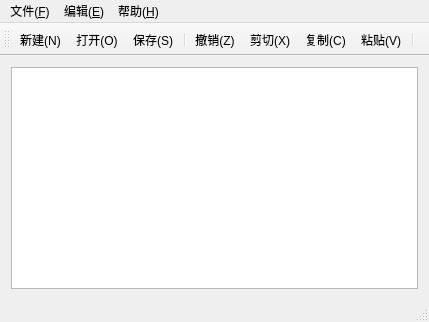
<?xml version="1.0" encoding="UTF-8"?>
<ui version="4.0">
 <class>MainWindow</class>
 <widget class="QMainWindow" name="MainWindow">
  <property name="geometry">
   <rect>
    <x>0</x>
    <y>0</y>
    <width>429</width>
    <height>322</height>
   </rect>
  </property>
  <property name="windowTitle">
   <string>主界面</string>
  </property>
  <widget class="QWidget" name="centralWidget">
   <layout class="QGridLayout" name="gridLayout">
    <item row="0" column="0">
     <widget class="QTextEdit" name="textEdit"/>
    </item>
   </layout>
  </widget>
  <widget class="QMenuBar" name="menuBar">
   <property name="geometry">
    <rect>
     <x>0</x>
     <y>0</y>
     <width>429</width>
     <height>23</height>
    </rect>
   </property>
   <widget class="QMenu" name="menu_f">
    <property name="title">
     <string>文件(&amp;F)</string>
    </property>
    <addaction name="action_New"/>
    <addaction name="action_Open"/>
    <addaction name="action_Close"/>
    <addaction name="separator"/>
    <addaction name="action_Save"/>
    <addaction name="action_SaveAs"/>
    <addaction name="separator"/>
   </widget>
   <widget class="QMenu" name="menu_D">
    <property name="title">
     <string>编辑(&amp;E)</string>
    </property>
    <addaction name="action_Undo"/>
    <addaction name="separator"/>
    <addaction name="action_Cut"/>
    <addaction name="action_Copy"/>
    <addaction name="action_Paste"/>
    <addaction name="separator"/>
   </widget>
   <widget class="QMenu" name="menu_V">
    <property name="title">
     <string>帮助(&amp;H)</string>
    </property>
   </widget>
   <addaction name="menu_f"/>
   <addaction name="menu_D"/>
   <addaction name="menu_V"/>
  </widget>
  <widget class="QToolBar" name="mainToolBar">
   <attribute name="toolBarArea">
    <enum>TopToolBarArea</enum>
   </attribute>
   <attribute name="toolBarBreak">
    <bool>false</bool>
   </attribute>
   <addaction name="action_New"/>
   <addaction name="action_Open"/>
   <addaction name="action_Save"/>
   <addaction name="separator"/>
   <addaction name="action_Undo"/>
   <addaction name="action_Cut"/>
   <addaction name="action_Copy"/>
   <addaction name="action_Paste"/>
   <addaction name="separator"/>
  </widget>
  <widget class="QStatusBar" name="statusBar"/>
  <action name="action_New">
   <property name="icon">
    <iconset resource="myresources.qrc">
     <normaloff>:/myImages/images/actions/filenew.png</normaloff>:/myImages/images/actions/filenew.png</iconset>
   </property>
   <property name="text">
    <string>新建(&amp;N)</string>
   </property>
   <property name="statusTip">
    <string>新建文件</string>
   </property>
   <property name="shortcut">
    <string>Ctrl+N</string>
   </property>
  </action>
  <action name="action_Open">
   <property name="icon">
    <iconset resource="myresources.qrc">
     <normaloff>:/myImages/images/actions/document-open.png</normaloff>:/myImages/images/actions/document-open.png</iconset>
   </property>
   <property name="text">
    <string>打开(&amp;O)</string>
   </property>
   <property name="statusTip">
    <string>打开文件</string>
   </property>
   <property name="shortcut">
    <string>Ctrl+O</string>
   </property>
  </action>
  <action name="action_Close">
   <property name="icon">
    <iconset resource="myresources.qrc">
     <normaloff>:/myImages/images/actions/stock_close.png</normaloff>:/myImages/images/actions/stock_close.png</iconset>
   </property>
   <property name="text">
    <string>关闭(&amp;C)</string>
   </property>
   <property name="statusTip">
    <string>关闭文件</string>
   </property>
   <property name="shortcut">
    <string>Ctrl+W</string>
   </property>
  </action>
  <action name="action_Save">
   <property name="icon">
    <iconset resource="myresources.qrc">
     <normaloff>:/myImages/images/actions/document-save.png</normaloff>:/myImages/images/actions/document-save.png</iconset>
   </property>
   <property name="text">
    <string>保存(&amp;S)</string>
   </property>
   <property name="statusTip">
    <string>保存文件</string>
   </property>
   <property name="shortcut">
    <string>Ctrl+S</string>
   </property>
  </action>
  <action name="action_SaveAs">
   <property name="icon">
    <iconset resource="myresources.qrc">
     <normaloff>:/myImages/images/actions/document-save-as.png</normaloff>:/myImages/images/actions/document-save-as.png</iconset>
   </property>
   <property name="text">
    <string>另存为(&amp;A)</string>
   </property>
   <property name="statusTip">
    <string>文件另存为</string>
   </property>
  </action>
  <action name="action_Undo">
   <property name="icon">
    <iconset resource="myresources.qrc">
     <normaloff>:/myImages/images/actions/edit-undo.png</normaloff>:/myImages/images/actions/edit-undo.png</iconset>
   </property>
   <property name="text">
    <string>撤销(&amp;Z)</string>
   </property>
   <property name="statusTip">
    <string>撤销</string>
   </property>
   <property name="shortcut">
    <string>Ctrl+Z</string>
   </property>
  </action>
  <action name="action_Cut">
   <property name="icon">
    <iconset resource="myresources.qrc">
     <normaloff>:/myImages/images/actions/editcut.png</normaloff>:/myImages/images/actions/editcut.png</iconset>
   </property>
   <property name="text">
    <string>剪切(&amp;X)</string>
   </property>
   <property name="statusTip">
    <string>剪切</string>
   </property>
   <property name="shortcut">
    <string>Ctrl+X</string>
   </property>
  </action>
  <action name="action_Copy">
   <property name="icon">
    <iconset resource="myresources.qrc">
     <normaloff>:/myImages/images/actions/editcopy.png</normaloff>:/myImages/images/actions/editcopy.png</iconset>
   </property>
   <property name="text">
    <string>复制(&amp;C)</string>
   </property>
   <property name="statusTip">
    <string>复制</string>
   </property>
   <property name="shortcut">
    <string>Ctrl+C</string>
   </property>
  </action>
  <action name="action_Paste">
   <property name="icon">
    <iconset resource="myresources.qrc">
     <normaloff>:/myImages/images/actions/editpaste.png</normaloff>:/myImages/images/actions/editpaste.png</iconset>
   </property>
   <property name="text">
    <string>粘贴(&amp;V)</string>
   </property>
   <property name="statusTip">
    <string>粘贴</string>
   </property>
   <property name="shortcut">
    <string>Ctrl+V</string>
   </property>
  </action>
 </widget>
 <layoutdefault spacing="6" margin="11"/>
 <resources>
  <include location="myresources.qrc"/>
 </resources>
 <connections/>
</ui>
